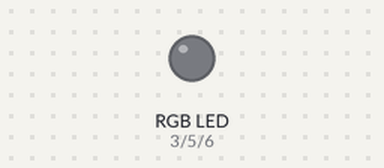
A sketch run on a simulated Arduino Uno, built with avr-gcc and run on an emulated ATmega328P. Parts: an RGB LED mixed from three pins (HIGH = lit).

Above: at 0.15 s.
At 5.7 s:
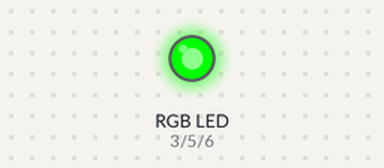
At 17.95 s:
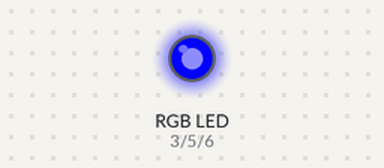
At 39.4 s:
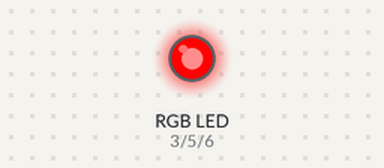
Timing chart, 0 to 40.0 s (numbered marks = the images above):
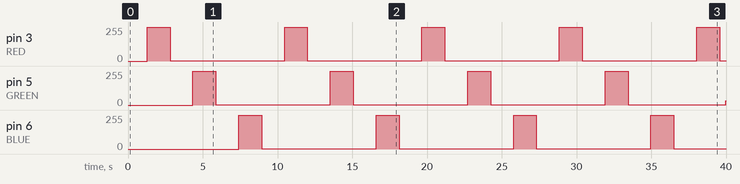

The sketch:

task-04.ino
```cpp
#define RED 3
#define GREEN 5
#define BLUE 6

struct RGB {
    uint8_t red;
    uint8_t green;
    uint8_t blue;
} rgb;

uint8_t *colors[] = {&rgb.red, &rgb.green, &rgb.blue};

uint8_t value;

void colorize(struct RGB rgb) {
    analogWrite(RED, rgb.red);
    analogWrite(GREEN, rgb.green);
    analogWrite(BLUE, rgb.blue);
}

void setup() {
    pinMode(RED, OUTPUT);
    pinMode(GREEN, OUTPUT);
    pinMode(BLUE, OUTPUT);
}

void loop() {
    for (uint8_t index = 0; index < 3; index++) {
        for (value = 0; value < 255; value++) {
            *colors[index] = value;

            colorize(rgb);

            delay(5);
        }

        delay(250);

        for (value = 255; value > 0; value--) {
            *colors[index] = value;

            colorize(rgb);

            delay(5);
        }

        delay(250);
    }
}
```

Measured:
- by itself, pin 3 (RED), pin 6 (BLUE): alternates 254/255 for 1.5 s and 1/255 for 7.7 s
- by itself, pin 5 (GREEN): 0/255 → 254/255 at 4.3 s, → 1/255 1.5 s later, → 254/255 7.7 s later, → 1/255 1.5 s later, … (9 changes in this stretch)
